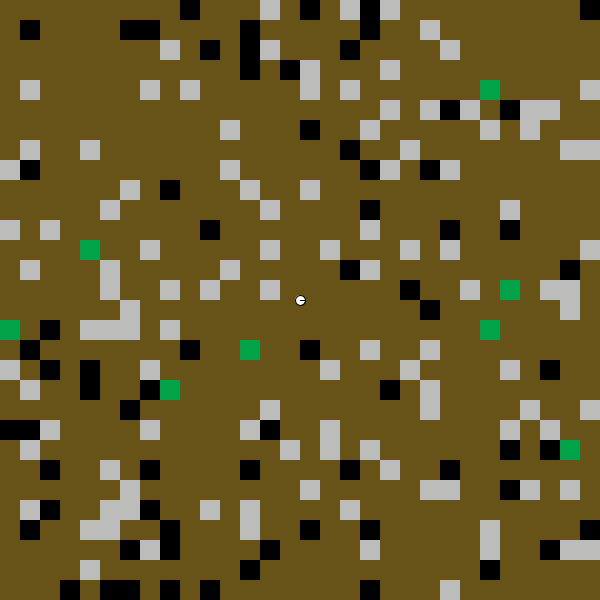
Frame 1 (no input)
Frame 60 (the mouse pressed at the canvas centre just before this capture): identical to frame 1, image omitted
Frame 120 (the mouse held since frame 60 and released just before this capture): identical to frame 1, image omitted

The Processing sketch that drew this single still picture (run headless with seeded random() and noise(); from frame 60 on, the mouse is pressed at the canvas centre):

// Processing sketch: prueba1
// ── prueba1.pde
color NADA = color(0, 0, 0);
color TIERRA = color(103, 82, 24);
color PIEDRA = color(188, 188, 186);
color HIERRO = color(222, 222, 222);
color ESMERALDA = color(2, 162, 72);

int PROPORCION = 20;

Jugador j;
Mapa m;

void setup() {
  size(600, 600);
  smooth();
  m = new Mapa();
  j = new Jugador(width/2, height/2);
}
void draw() {
  m.draw();
  j.act();
}
void mousePressed() {
  if (mouseButton == RIGHT) {
    j.actDestino();
  }
  if (mouseButton == LEFT) {
    j.picando = true;
  }
}
void mouseReleased() {
  if (mouseButton == LEFT) {
    j.picando = false;
  }
}


// ── Clases.pde
class Jugador {
  //valores de jugador
  float fuerza = 0.1;
  float x, y, tam, ang, dx, dy, vel;
  //vieja posicion del picado,
  int vpx, vpy;
  float desgaste;
  boolean picando;
  Jugador(float nx, float ny) {
    x = nx;
    y = ny;
    dx = x;
    dy = y;
    tam = 10;
    vel = 1;
    picando = false;
  }
  void act() {
    if (picando) {
      picar();
    }
    mover();
    draw();
  }
  void draw() {
    stroke(0);
    fill(255);
    ellipse(x, y, tam, tam);
    line(x, y, x+cos(ang)*tam/2, y+sin(ang)*tam/2);
  }
  void picar() {
    int ax = int(mouseX/PROPORCION);
    int ay = int(mouseY/PROPORCION);
    if ( ax == vpx && ay == vpy) {
      desgaste += fuerza;
      float romper = -1;
      switch(m.minerales[ax][ay]) {
      case 1:
        romper = 10;
        break;
      case 2:
        romper = 20;
        break;
      case 3:
        romper = 40;
        break;
      }
      if (desgaste > romper && romper != -1) {
        m.minerales[ax][ay] = 0;
      }
    }
    else {
      desgaste = 0; 
      vpx = ax;
      vpy = ay;
    }
  }
  void mover() {
    if (dist(x, y, dx, dy) > vel) {
      x += cos(ang)*vel;
      y += sin(ang)*vel;
    }
  }
  void actDestino() {
    ang = atan2(mouseY-y, mouseX-x);
    dx = mouseX;
    dy = mouseY;
  }
}

class Mapa {
  int[][] minerales;
  Mapa() {
    minerales = new int[600/PROPORCION][600/PROPORCION];
    cargarMapa();
  }
  void draw() {
    noStroke();
    for (int j = 0; j < 600/PROPORCION; j++) {
      for (int i = 0; i < 600/PROPORCION; i++) {
        switch(minerales[i][j]) {
        case 0:
          fill(NADA);
          break;
        case 1:
          fill(TIERRA);
          break;
        case 2:
          fill(PIEDRA);
          break;
        case 3:
          fill(ESMERALDA);
          break;
        }
        rect(i*PROPORCION, j*PROPORCION, PROPORCION, PROPORCION);
      }
    }
  }
  void cargarMapa() {
    for (int j = 0; j < 600/PROPORCION; j++) {
      for (int i = 0; i < 600/PROPORCION; i++) {
        int val = 0;
        if (random(100) > 20) {
          val = 1;
        }
        else if (random(100) > 40) {
          val = 2;
        }
        else if (random(100) > 90) {
          val = 3;
        }
        else {
          val = 0;
        }
        minerales[i][j] = val;
      }
    }
  }
}
